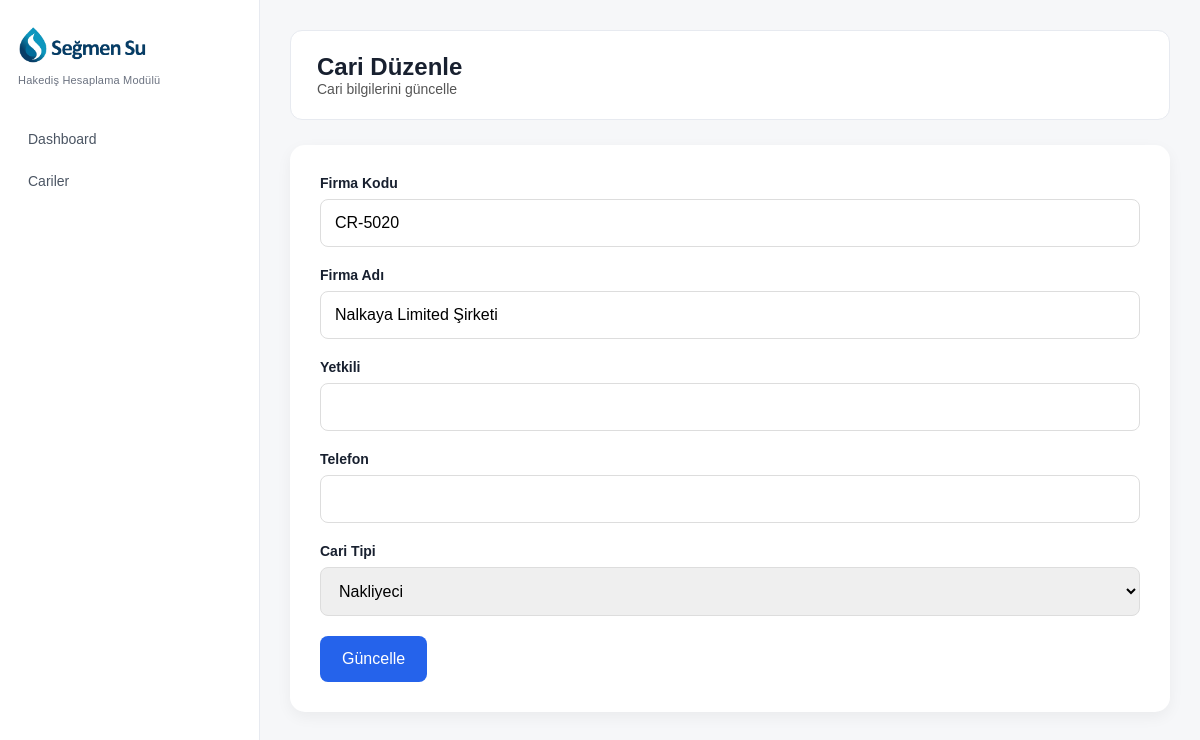
The page /cari-duzenle.php?id=2 (signed in) on the database its author committed.
### tables this page shows
CREATE TABLE `cariler` (
  `id` int(11) NOT NULL,
  `cari_kod` varchar(50) DEFAULT NULL,
  `cari_unvan` varchar(255) NOT NULL,
  `cari_tipleri` text DEFAULT NULL,
  `vergi_no` varchar(50) DEFAULT NULL,
  `vergi_dairesi` varchar(100) DEFAULT NULL,
  `yetkili_kisi` varchar(150) DEFAULT NULL,
  `telefon` varchar(50) DEFAULT NULL,
  `email` varchar(150) DEFAULT NULL,
  `adres` text DEFAULT NULL,
  `iban` varchar(100) DEFAULT NULL,
  `durum` tinyint(4) DEFAULT 1,
  `created_at` timestamp NOT NULL DEFAULT current_timestamp(),
  `firma_kodu` varchar(50) DEFAULT NULL,
  `firma_adi` varchar(255) DEFAULT NULL,
  `yetkili` varchar(255) DEFAULT NULL,
  `tip` varchar(50) DEFAULT NULL
);

### cari-duzenle.php (the view, shortened to what this page needs)
<?php
require_once __DIR__ . '/config/database.php';
$id = $_GET['id'] ?? 0;
$query = $db->prepare("SELECT * FROM cariler WHERE id = ?");
$query->execute([$id]);
$cari = $query->fetch(PDO::FETCH_ASSOC);
?>
<!DOCTYPE html>
<html lang="tr">
<head>
<link rel="stylesheet" href="assets/css/style.css">
</head>
<body>
<div class="sidebar">
    <div class="logo">
        <img src="assets/img/segmen-su-logo.png" alt="Seğmen Su">
        <span>Hakediş Hesaplama Modülü</span>
    </div>
    <div class="menu">
        <a href="dashboard.php">Dashboard</a>
        <a href="cariler.php">Cariler</a>
    </div>
</div>
<div class="main">
    <div class="topbar">
        <h2>Cari Düzenle</h2>
        <p>Cari bilgilerini güncelle</p>
    </div>
    <div class="form-area">
        <form method="POST">
            <div class="form-group">
                <label>Firma Kodu</label>
                <input
                    type="text"
                    name="firma_kodu"
                    value="<?php echo $cari['firma_kodu']; ?>"
                    required
                >
            </div>
            <div class="form-group">
                <label>Firma Adı</label>
                <input
                    type="text"
                    name="firma_adi"
                    value="<?php echo $cari['firma_adi']; ?>"
                    required
                >
            </div>
            <div class="form-group">
                <label>Yetkili</label>
                <input
                    type="text"
                    name="yetkili"
                    value="<?php echo $cari['yetkili']; ?>"
                >
            </div>
            <div class="form-group">
                <label>Telefon</label>
                <input
                    type="text"
                    name="telefon"
                    value="<?php echo $cari['telefon']; ?>"
                >
            </div>
            <div class="form-group">
                <label>Cari Tipi</label>
                <select name="tip">
                    <option value="nakliyeci" <?php if($cari['tip']=='nakliyeci') echo 'selected'; ?>>
                        Nakliyeci
                    </option>
                </select>
            </div>
            <button type="submit" class="btn">
                Güncelle
            </button>
        </form>
    </div>
</div>
</body>
</html>

### assets/css/style.css (style rules this page uses)
* { margin:0; padding:0; box-sizing:border-box; }
body { font-family:Arial, Helvetica, sans-serif; background:#f6f7f9; font-size:14px; color:#18202f; }
.sidebar { width:260px; height:100vh; background:#ffffff; position:fixed; left:0; top:0; color:#18202f; padding:24px 16px; border-right:1px solid #e7eaf0; overflow:hidden; }
.logo { display:flex; flex-direction:column; align-items:flex-start; gap:8px; margin-bottom:32px; color:#18202f; max-width:100%; overflow:hidden; }
.logo img, .sidebar-logo-img { width:132px !important; max-width:132px !important; max-height:96px !important; height:auto !important; object-fit:contain !important; display:block; }
.logo span { font-size:11px; line-height:1.25; color:#6b7280; white-space:normal; letter-spacing:.2px; padding-left:2px; }
.menu a { display:block; padding:11px 12px; color:#4b5563; text-decoration:none; font-size:14px; border-radius:8px; margin-bottom:4px; transition:background .15s ease,color .15s ease; }
.main { margin-left:260px; padding:30px; }
.topbar { background:white; padding:22px 26px; border-radius:12px; border:1px solid #e7eaf0; box-shadow:none; margin-bottom:25px; }
.topbar h2 { font-size:24px; }
.topbar p { font-size:14px; color:#555; }

### cari-duzenle.php (style rules this page uses)
.form-area { background:white; padding:30px; border-radius:15px; box-shadow:0 5px 15px rgba(0,0,0,.05); }
.form-group { margin-bottom:20px; }
.form-group label { display:block; margin-bottom:8px; font-weight:bold; }
.form-group input, .form-group select { width:100%; padding:14px; border:1px solid #ddd; border-radius:8px; font-size:16px; }
.btn { background:#2563eb; color:white; border:none; padding:14px 22px; border-radius:8px; cursor:pointer; font-size:16px; }

### rows shown on the page
cariler: firma_kodu "CR-5020", firma_adi "Nalkaya Limited Şirketi", tip "Nakliyeci"
